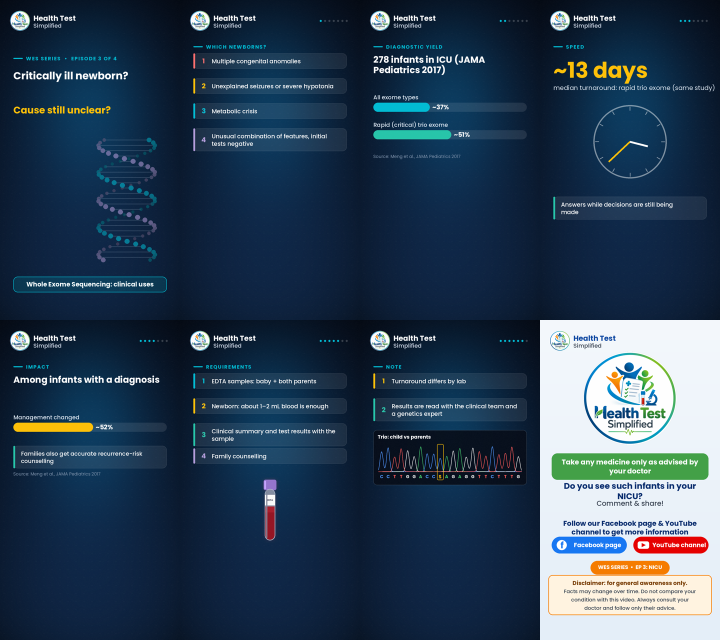
#> input picture studio/engine/sheet_w3.png, 1440 x 1280 px, given in place of logo_full.png, which was not available (shown at 1/2 size)
$ python doc_style.py
#> lines starting #> are read from the running program, lines starting #| are printed output that depends on the picture; after the words box and inside, x2 and y2 are one past the last pixel; in counts of white or black regions, pixels touching at a corner belong together; pictures that were not available may be replaced by others from this repository, and a replacement may not be noted
### studio/engine/common.py
import subprocess, math
import numpy as np
from PIL import Image, ImageDraw, ImageFont, ImageFilter

W, H, FPS = 1080, 1920, 30
import os
_HERE = os.path.dirname(os.path.abspath(__file__))
F = os.path.join(_HERE, "..", "assets", "fonts", "Poppins-")
def font(w, s): return ImageFont.truetype(F + w + ".ttf", s)

BLUE = (13, 71, 161); DBLUE = (10, 45, 110); GREEN = (67, 160, 71)
ORANGE = (245, 124, 0); TEAL = (0, 150, 170); GREY = (55, 65, 80); RED = (211, 47, 47)
WHITE = (255, 255, 255)

# ---------- background ----------
def make_bg():
    y = np.linspace(0, 1, H)[:, None]
    top = np.array([236, 245, 255]); bot = np.array([255, 255, 255])
    arr = (top * (1 - y)[..., None] + bot * y[..., None]).repeat(W, 1)
    img = Image.fromarray(arr.astype(np.uint8))
    d = ImageDraw.Draw(img)
    # bottom waves
    pts = [(x, 1780 + 40 * math.sin(x / 170)) for x in range(0, W + 1, 10)]
    d.polygon(pts + [(W, H), (0, H)], fill=BLUE)
    pts2 = [(x, 1830 + 30 * math.sin(x / 140 + 2)) for x in range(0, W + 1, 10)]
    d.polygon(pts2 + [(W, H), (0, H)], fill=GREEN)
    return img
BG = make_bg()

logo = Image.open(os.path.join(_HERE, "..", "assets", "logo_full.png")).convert("RGBA")
# make white background transparent-ish via circular mask
mask = Image.new("L", logo.size, 0)
#> mask: PIL image 1440x1280 L; every value is 0
ImageDraw.Draw(mask).ellipse((0, 0, logo.size[0], logo.size[1]), fill=255)
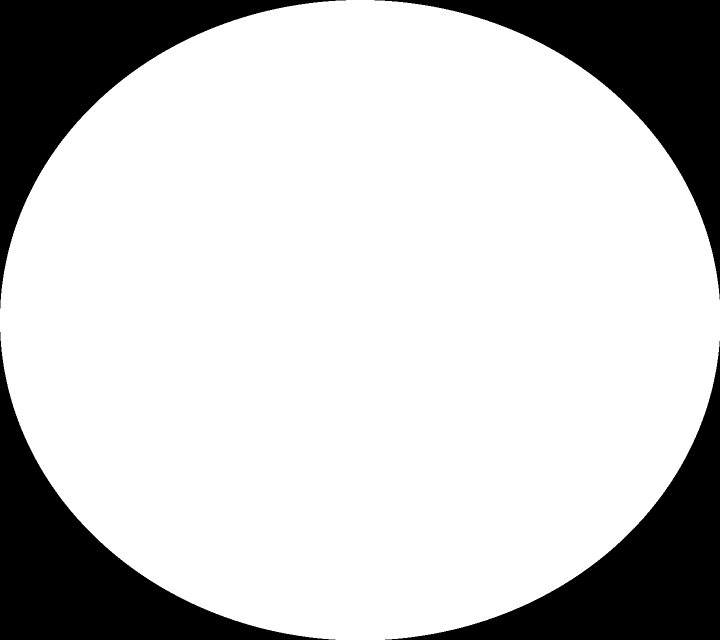
#> mask: PIL image 1440x1280 L (shown at 1/2 size); 78.6% white; 4 black regions, box (x1, y1, x2, y2) and area: (0, 0, 692, 617) 99082, (749, 0, 1440, 599) 98465, (0, 664, 671, 1280) 98390, (770, 682, 1440, 1280) 97774
logo.putalpha(mask)

def header_strip():
    im = Image.new("RGBA", (W, 170), (0, 0, 0, 0))
    small = logo.resize((120, 120), Image.LANCZOS)
    im.paste(small, (60, 25), small)
    d = ImageDraw.Draw(im)
    d.text((200, 38), "Health Test", font=font("Bold", 44), fill=BLUE)
    d.text((200, 90), "Simplified", font=font("Medium", 34), fill=GREY)
    return im
HEADER = header_strip()

# ---------- element builders ----------
# [113 lines left out: functions wrap, text_el, pill, card, table_el, photo_vs_video and 2 more, not called in this run]

### studio/engine/lft_cartoon.py
import json, math, subprocess, sys
from common import *

SS = 2
def blend(c1, c2, k): return tuple(int(a + (b - a) * k) for a, b in zip(c1, c2))

# ---------------- sprites (drawn at 2x, downsampled for smooth edges) ----------------
LIVER_PTS = [(-1.0,-0.2),(-0.88,-0.55),(-0.55,-0.72),(-0.05,-0.68),(0.45,-0.55),(0.9,-0.42),(1.08,-0.25),
             (0.95,-0.08),(0.55,0.12),(0.1,0.42),(-0.35,0.6),(-0.72,0.52),(-0.95,0.28)]
def liver_sprite(color, mood):
    w, h, s = 620, 460, 260
    im = Image.new("RGBA", (w * SS, h * SS), (0, 0, 0, 0)); d = ImageDraw.Draw(im)
    cx, cy = w * SS / 2, h * SS / 2 + 30 * SS
    P = lambda x, y: (cx + x * s * SS, cy + y * s * SS)
    d.polygon([P(*p) for p in LIVER_PTS], fill=color)
    d.polygon([P(x * 0.9 - 0.05, y * 0.85 - 0.06) for x, y in LIVER_PTS[:7]] + [P(0.3, -0.3), P(-0.6, -0.2)],
              fill=blend(color, (255, 255, 255), 0.12))
    for ex in (-0.5, -0.12):
        d.ellipse([*P(ex - 0.12, -0.38), *P(ex + 0.12, -0.12)], fill=WHITE)
        py = -0.22 if mood != "sad" else -0.2
        d.ellipse([*P(ex - 0.05, py - 0.06), *P(ex + 0.07, py + 0.06)], fill=(30, 30, 40))
    if mood == "happy":
        d.arc([*P(-0.48, -0.12), *P(-0.12, 0.18)], 20, 160, fill=(80, 10, 10), width=9 * SS)
        for ex in (-0.68, 0.06): d.ellipse([*P(ex - 0.07, -0.08), *P(ex + 0.07, 0.02)], fill=(255, 150, 150))
    elif mood == "worried":
        d.arc([*P(-0.42, 0.0), *P(-0.18, 0.2)], 200, 340, fill=(80, 10, 10), width=8 * SS)
        d.line([*P(-0.62, -0.46), *P(-0.4, -0.42)], fill=(60, 20, 20), width=7 * SS)
        d.line([*P(-0.22, -0.42), *P(0.0, -0.46)], fill=(60, 20, 20), width=7 * SS)
    else:  # sad / sick
        d.arc([*P(-0.44, 0.02), *P(-0.16, 0.26)], 200, 340, fill=(80, 10, 10), width=9 * SS)
        d.line([*P(-0.62, -0.5), *P(-0.4, -0.42)], fill=(60, 20, 20), width=7 * SS)
        d.line([*P(-0.22, -0.42), *P(0.0, -0.5)], fill=(60, 20, 20), width=7 * SS)
        d.polygon([P(0.22, -0.62), P(0.17, -0.48), P(0.27, -0.48)], fill=(120, 190, 255))
        d.ellipse([*P(0.15, -0.53), *P(0.29, -0.4)], fill=(120, 190, 255))
    return im.resize((w, h), Image.LANCZOS)

SKIN = (236, 190, 150); NAVY = (30, 40, 70)
def doctor_sprite(pose="idle", step=0):
    w, h = 440, 600
    im = Image.new("RGBA", (w * SS, h * SS), (0, 0, 0, 0)); d = ImageDraw.Draw(im)
    S = lambda *v: [x * SS for x in v]
    lo = [(0, 0), (14, -14)][step] if pose == "walk" else (0, 0)
    d.rounded_rectangle(S(108 + lo[0], 430, 140 + lo[0], 555), 10 * SS, fill=NAVY)
    d.rounded_rectangle(S(160 + lo[1], 430, 192 + lo[1], 555), 10 * SS, fill=NAVY)
    d.ellipse(S(96 + lo[0], 540, 150 + lo[0], 575), fill=(20, 20, 20))
    d.ellipse(S(150 + lo[1], 540, 204 + lo[1], 575), fill=(20, 20, 20))
    # coat
    d.rounded_rectangle(S(68, 215, 232, 450), 30 * SS, fill=WHITE, outline=(200, 210, 225), width=3 * SS)
    d.polygon(S(125, 215, 175, 215, 150, 300), fill=(66, 133, 244))
    d.line(S(150, 300, 150, 445), fill=(200, 210, 225), width=3 * SS)
    d.rounded_rectangle(S(170, 330, 215, 360), 6 * SS, fill=(66, 133, 244))  # pocket badge
    # stethoscope
    d.arc(S(108, 180, 192, 290), 20, 160, fill=(90, 90, 100), width=6 * SS)
    d.line(S(118, 268, 112, 330), fill=(90, 90, 100), width=6 * SS)
    d.ellipse(S(98, 322, 126, 350), fill=(160, 160, 170), outline=(90, 90, 100), width=4 * SS)
    # arms
    d.rounded_rectangle(S(42, 230, 76, 395), 16 * SS, fill=WHITE, outline=(200, 210, 225), width=3 * SS)
    d.ellipse(S(40, 385, 78, 423), fill=SKIN)
    if pose == "aim":
        d.rounded_rectangle(S(205, 245, 330, 280), 16 * SS, fill=WHITE, outline=(200, 210, 225), width=3 * SS)
        d.ellipse(S(318, 243, 352, 282), fill=SKIN)
        d.rounded_rectangle(S(330, 225, 425, 300), 16 * SS, fill=BLUE)
        d.rounded_rectangle(S(345, 238, 410, 287), 10 * SS, fill=(120, 230, 140))
        d.line(S(352, 262, 365, 262, 372, 248, 382, 276, 390, 262, 404, 262), fill=(20, 110, 40), width=3 * SS)
    else:
        d.rounded_rectangle(S(224, 230, 258, 395), 16 * SS, fill=WHITE, outline=(200, 210, 225), width=3 * SS)
        d.ellipse(S(222, 385, 260, 423), fill=SKIN)
    # head
    d.rectangle(S(135, 190, 165, 225), fill=SKIN)
    d.ellipse(S(88, 85, 212, 209), fill=SKIN)
    d.pieslice(S(84, 74, 216, 180), 180, 360, fill=(40, 30, 30))
    d.rectangle(S(86, 120, 100, 150), fill=(40, 30, 30)); d.rectangle(S(200, 120, 214, 150), fill=(40, 30, 30))
    d.ellipse(S(80, 135, 96, 165), fill=SKIN); d.ellipse(S(204, 135, 220, 165), fill=SKIN)
    d.ellipse(S(122, 140, 138, 158), fill=(30, 30, 40)); d.ellipse(S(162, 140, 178, 158), fill=(30, 30, 40))
    d.line(S(116, 130, 140, 127), fill=(40, 30, 30), width=4 * SS); d.line(S(160, 127, 184, 130), fill=(40, 30, 30), width=4 * SS)
    d.arc(S(126, 155, 174, 190), 20, 160, fill=(150, 60, 60), width=5 * SS)
    # head mirror
    d.line(S(96, 106, 204, 106), fill=(120, 120, 130), width=5 * SS)
    d.ellipse(S(132, 84, 168, 120), fill=(225, 235, 245), outline=(120, 120, 130), width=4 * SS)
    return im.resize((w, h), Image.LANCZOS)

def angry_face(d, cx, cy, r, S):
    d.line(S(cx - 0.55 * r, cy - 0.45 * r, cx - 0.12 * r, cy - 0.25 * r), fill=(20, 20, 20), width=7 * SS)
    d.line(S(cx + 0.12 * r, cy - 0.25 * r, cx + 0.55 * r, cy - 0.45 * r), fill=(20, 20, 20), width=7 * SS)
    for ex in (-0.32, 0.32):
        d.ellipse(S(cx + ex * r - 0.14 * r, cy - 0.22 * r, cx + ex * r + 0.14 * r, cy + 0.06 * r), fill=WHITE)
        d.ellipse(S(cx + ex * r - 0.06 * r, cy - 0.12 * r, cx + ex * r + 0.06 * r, cy + 0.0 * r), fill=(200, 0, 0))
    pts = []
    for k in range(7):
        pts += [cx - 0.4 * r + k * 0.8 * r / 6, cy + (0.3 if k % 2 else 0.42) * r]
    d.line(S(*pts), fill=(20, 20, 20), width=6 * SS)

def villain_sprite(kind):
    w = h = 300
    im = Image.new("RGBA", (w * SS, h * SS), (0, 0, 0, 0)); d = ImageDraw.Draw(im)
    S = lambda *v: [x * SS for x in v]
    if kind == "fat":
        for a in range(0, 360, 40):
            d.ellipse(S(150 + 95 * math.cos(math.radians(a)) - 45, 160 + 80 * math.sin(math.radians(a)) - 45,
                        150 + 95 * math.cos(math.radians(a)) + 45, 160 + 80 * math.sin(math.radians(a)) + 45), fill=(250, 205, 60))
        d.ellipse(S(55, 75, 245, 245), fill=(252, 215, 80))
        for (x, y) in [(90, 110), (205, 200), (110, 215)]: d.ellipse(S(x - 12, y - 12, x + 12, y + 12), fill=(255, 235, 150))
        angry_face(d, 150, 160, 95, S)
    elif kind == "virus":
        for a in range(0, 360, 30):
            ca, sa = math.cos(math.radians(a)), math.sin(math.radians(a))
            d.line(S(150 + 80 * ca, 150 + 80 * sa, 150 + 125 * ca, 150 + 125 * sa), fill=(60, 130, 40), width=10 * SS)
            d.ellipse(S(150 + 125 * ca - 15, 150 + 125 * sa - 15, 150 + 125 * ca + 15, 150 + 125 * sa + 15), fill=(200, 60, 120))
        d.ellipse(S(60, 60, 240, 240), fill=(110, 185, 60))
        for (x, y) in [(95, 100), (200, 190), (180, 90)]: d.ellipse(S(x - 10, y - 10, x + 10, y + 10), fill=(80, 150, 40))
        angry_face(d, 150, 150, 90, S)
    else:  # bottle
        d.rounded_rectangle(S(122, 10, 178, 40), 8 * SS, fill=(200, 40, 40))
        d.rectangle(S(128, 38, 172, 100), fill=(110, 60, 25))
        d.rounded_rectangle(S(80, 90, 220, 290), 40 * SS, fill=(130, 70, 30))
        d.rounded_rectangle(S(90, 105, 115, 270), 12 * SS, fill=(170, 105, 55))
        d.rectangle(S(86, 215, 214, 262), fill=(245, 235, 210))
        d.text((150 * SS, 238 * SS), "XXX", font=font("Bold", 30 * SS), fill=(130, 70, 30), anchor="mm")
        angry_face(d, 150, 160, 70, S)
    return im.resize((w, h), Image.LANCZOS)

def mini_label(text, col, size=30):
    f = font("Bold", size); tw = f.getlength(text)
    im = Image.new("RGBA", (int(tw + 50), size + 30), (0, 0, 0, 0)); d = ImageDraw.Draw(im)
    d.rounded_rectangle((0, 0, tw + 49, size + 29), (size + 30) // 2, fill=col)
    d.text(((tw + 50) / 2, (size + 30) / 2), text, font=f, fill=WHITE, anchor="mm")
    return im

LIVER_OK = (183, 58, 58); LIVER_SICK = (205, 165, 70)
LV = {"happy": liver_sprite(LIVER_OK, "happy"), "worried": liver_sprite(blend(LIVER_OK, LIVER_SICK, 0.5), "worried"),
      "sick": liver_sprite(LIVER_SICK, "sad")}
DOC = {"idle": doctor_sprite("idle"), "aim": doctor_sprite("aim"),
       "w0": doctor_sprite("walk", 0), "w1": doctor_sprite("walk", 1)}
#> in doctor_sprite, `return im.resize((w, h), Image.LANCZOS)`:
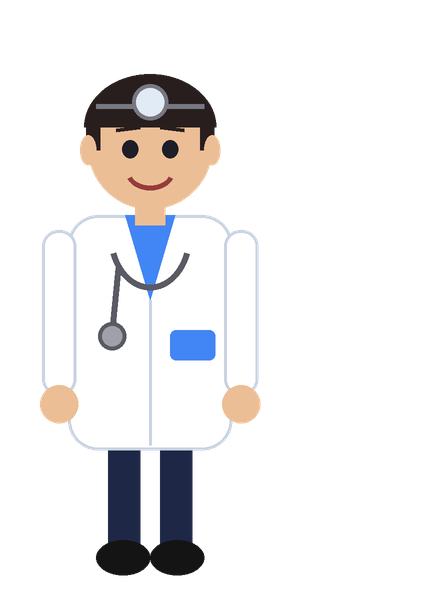
#> returned value: PIL image 440x600 RGBA; mean R, G, B, A 53.3, 52.4, 53.1, 69; transparent parts drawn white
VIL = {k: villain_sprite(k) for k in ("fat", "virus", "bottle")}
#> in villain_sprite, `return im.resize((w, h), Image.LANCZOS)`:
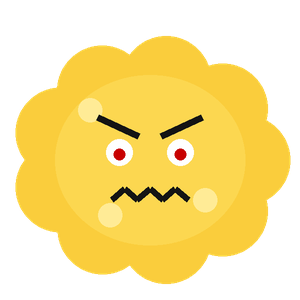
#> returned value: PIL image 300x300 RGBA; mean R, G, B, A 142.8, 119.8, 42.1, 144; transparent parts drawn white
#> the loop in villain_sprite (call 2), `for a in range(0, 360, 30):` made 12 passes
#> (ca, sa) on passes 1 to 8: (1, 0), (0.866, 0.5), (0.5, 0.866), (6.12e-17, 1), (-0.5, 0.866), (-0.866, 0.5), (-1, 1.22e-16), (-0.866, -0.5)
#> call 3 of villain_sprite, with kind = 'bottle'
#> in villain_sprite (call 3), `return im.resize((w, h), Image.LANCZOS)`:
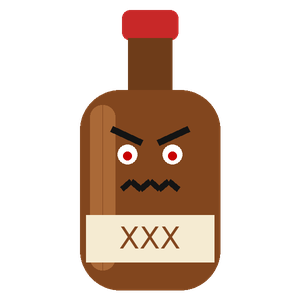
#> returned value: PIL image 300x300 RGBA; mean R, G, B, A 55, 35.7, 23.9, 86.8; transparent parts drawn white
#> VIL = 3 items
VLAB = {"fat": mini_label("FATTY LIVER", (214, 160, 0)), "virus": mini_label("HEPATITIS VIRUS", (70, 150, 40)),
        "bottle": mini_label("ALCOHOL", (130, 70, 30))}

# ---------------- frame helpers ----------------
def ease(x): x = max(0, min(1, x)); return 1 - (1 - x) ** 3
# [39 lines left out: functions put, show, burst, sparkles, beam, not called in this run]
def ground(fr, cx, y, w):
    d = ImageDraw.Draw(fr); d.ellipse((cx - w / 2, y - 18, cx + w / 2, y + 18), fill=(205, 222, 240))
def liver_mix(k):  # 0 healthy -> 1 sick
    return LV["happy"] if k < 0.33 else (LV["worried"] if k < 0.7 else LV["sick"])

# ---------------- scenes: fn(fr, t, dur) ----------------
# [9 lines left out: function s_intro, not called in this run]

VPOS = {"fat": (845, 470), "virus": (870, 790), "bottle": (845, 1090)}
# [72 lines left out: functions draw_villains, s_attack, s_symptoms, s_doctor, s_scan, s_who, not called in this run]

WEAP = [("fat", "Less oil & sugar", GREEN), ("virus", "Hepatitis B vaccine", BLUE), ("bottle", "No alcohol", TEAL)]
# [40 lines left out: functions s_fight, s_victory, s_close, not called in this run]

SCENES = [s_intro, s_attack, s_symptoms, s_doctor, s_scan, s_who, s_fight, s_victory, s_close]

# ---------------- render ----------------
# [29 lines that do not run on import are left out]

### studio/engine/lft_cartoon2.py
import json, math, subprocess, wave
import numpy as np
from PIL import ImageChops
from lft_cartoon import *   # sprites + helpers (render code there only runs as __main__)

PURPLE = (123, 31, 162); YEL = (255, 214, 0)

# ---------------- backgrounds ----------------
def grad(top, bot, waves=True):
    y = np.linspace(0, 1, H)[:, None]
    arr = (np.array(top) * (1 - y)[..., None] + np.array(bot) * y[..., None]).repeat(W, 1)
    img = Image.fromarray(arr.astype(np.uint8)).convert("RGBA"); d = ImageDraw.Draw(img)
    if waves:
        d.polygon([(x, 1780 + 40 * math.sin(x / 170)) for x in range(0, W + 1, 10)] + [(W, H), (0, H)], fill=BLUE)
        d.polygon([(x, 1830 + 30 * math.sin(x / 140 + 2)) for x in range(0, W + 1, 10)] + [(W, H), (0, H)], fill=GREEN)
    return img
def header_white():
    im = Image.new("RGBA", (W, 170), (0, 0, 0, 0))
    sm = logo.resize((120, 120), Image.LANCZOS); im.paste(sm, (60, 25), sm)
    d = ImageDraw.Draw(im)
    d.text((200, 38), "Health Test", font=font("Bold", 44), fill=WHITE)
    d.text((200, 90), "Simplified", font=font("Medium", 34), fill=(210, 220, 235))
    return im
HW = header_white()
def mk(bg, dark):
    b = bg.copy(); b.alpha_composite(HW if dark else HEADER, (0, 40)); return b
BASES = {"light": mk(BG.convert("RGBA"), False), "red": mk(grad((45, 0, 8), (140, 15, 30)), True),
         "purple": mk(grad((20, 8, 55), (75, 30, 125)), True), "navy": mk(grad((6, 16, 45), (20, 55, 115)), True),
         "gold": mk(grad((255, 248, 220), (255, 255, 255)), False)}
#> in grad, `y = np.linspace(0, 1, H)[:, None]`: y = 1920 values from 0 to 1
#> call 4 of grad, with top = (255, 248, 220), bot = (255, 255, 255), waves = True
#> in grad (call 4), `arr = (np.array(top) * (1 - y)[..., None] + np.array(bot) * y[..., Non..`:
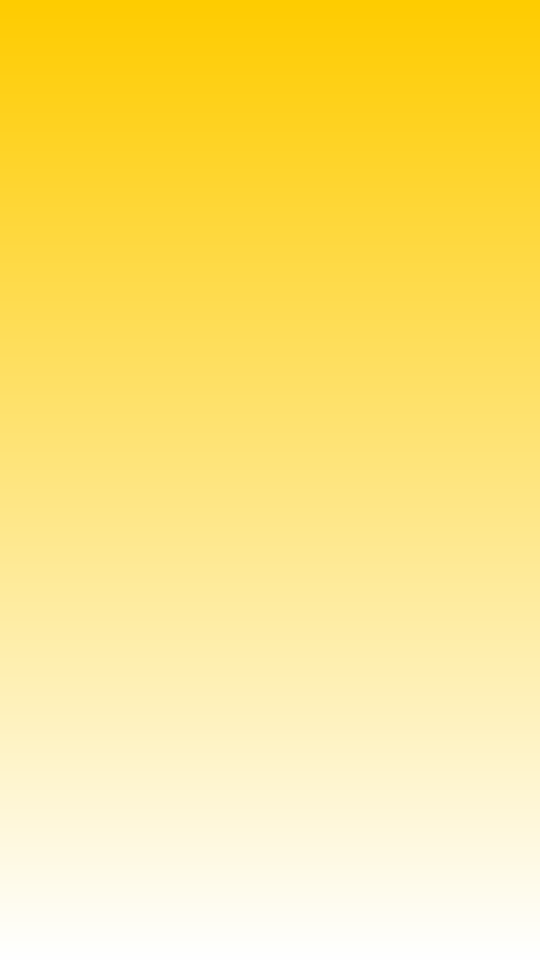
#> arr: shape (1920, 1080, 3) float64 (shown at 1/2 size); mean of channels 0, 1, 2 255, 251.5, 237.5; drawn with min black and max white
#> in mk (call 5), `b = bg.copy()`:
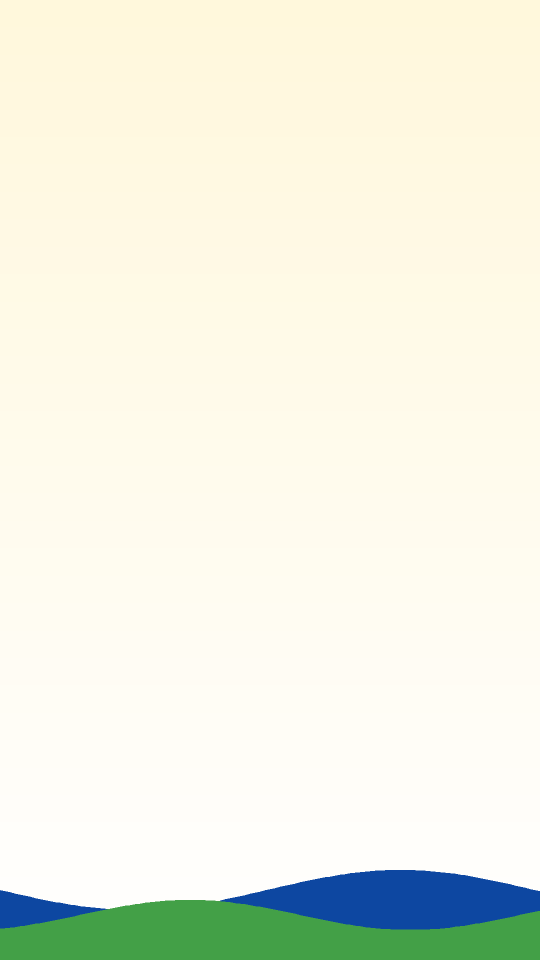
#> b: PIL image 1080x1920 RGBA (shown at 1/2 size); mean R, G, B, A 239.5, 241.5, 226.1, 255

# ---------------- events (for sound effects) ----------------
EVENTS = []; NOW = {"t": 0.0, "t0": 0.0, "shake": 0.0}
def fire(kind, at):
    if at <= NOW["t"] < at + 1 / FPS: EVENTS.append((NOW["t0"] + at, kind))

# ---------------- extra visual helpers ----------------
def stroke_text(text, size, fill, stroke, sw=8):
    f = font("Bold", size); tw = f.getlength(text) + 2 * sw
    im = Image.new("RGBA", (int(tw + 20), int(size * 1.4)), (0, 0, 0, 0))
    ImageDraw.Draw(im).text((im.width / 2, im.height / 2), text, font=f, fill=fill, anchor="mm", stroke_width=sw, stroke_fill=stroke)
    return im
def white_text(text, size=60, weight="Bold", color=WHITE, maxw=940):
    return text_el(text, size, weight, color, maxw)
# [18 lines left out: functions pop, hp_bar, rays, not called in this run]
def darken(spr, k=0.15):
    s = spr.copy(); rgb = Image.new("RGBA", s.size, (20, 0, 0, 255)); rgb.putalpha(s.getchannel("A").point(lambda v: int(v * (1 - k)))); return rgb
# [30 lines left out: functions box_text, range_table, not called in this run]

VS_IMG = stroke_text("VS", 230, YEL, RED, 12)
#> in stroke_text, `ImageDraw.Draw(im).text((im.width / 2, im.height / 2), text, font=f, f..`:
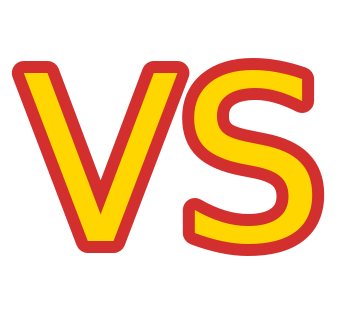
#> im: PIL image 347x322 RGBA; mean R, G, B, A 73.9, 38.5, 8.5, 79.8; transparent parts drawn white
KO_IMG = stroke_text("K.O.!", 120, YEL, RED, 10)

# ---------------- scenes ----------------
# [19 lines left out: functions s_hook, s_intro, not called in this run]

VPOS2 = {"fat": (830, 520), "virus": (870, 830), "bottle": (830, 1130)}
# [77 lines left out: functions villains, s_attack, s_symptoms, s_doctor, s_scan, s_cheat and 1 more, not called in this run]

WEAP2 = [("fat", "Less oil & sugar", GREEN), ("virus", "Hepatitis B vaccine", BLUE), ("bottle", "No alcohol", TEAL)]
# [44 lines left out: functions s_fight, s_victory, s_close, not called in this run]

SCENES2 = [(s_hook, "red"), (s_intro, "light"), (s_attack, "purple"), (s_symptoms, "light"), (s_doctor, "light"),
           (s_scan, "light"), (s_cheat, "light"), (s_who, "light"), (s_fight, "navy"), (s_victory, "gold"), (s_close, "light")]

# ---------------- audio synthesis ----------------
SR = 44100
# [49 lines left out: functions env, sfx, music, read_wav, not called in this run]

# [47 lines that do not run on import are left out]

### studio/engine/doc_style.py
"""Documentary / medical-infographic style for Health Test Simplified.
No cartoon characters: dark clinical backgrounds, realistic medical illustrations, kinetic typography.
Import AFTER lft_cartoon2 so BASES gets the new keys ("doc", "docl")."""
import math
import numpy as np
from PIL import Image, ImageDraw, ImageFilter
from lft_cartoon2 import *
import lft_cartoon2 as L2

# ---------------- palette ----------------
INK = (8, 18, 38); INK2 = (16, 42, 78)
CYAN = (0, 188, 212); TEALG = (38, 198, 170); CORAL = (255, 110, 110); AMBER = (255, 193, 7)
LAV = (179, 157, 219); MUTED = (165, 184, 208); SOFT = (225, 235, 245)

# ---------------- backgrounds ----------------
def _doc_bg():
    y = np.linspace(0, 1, H)[:, None, None]; x = np.linspace(-1, 1, W)[None, :, None]
    base = np.array(INK) * (1 - y) + np.array(INK2) * y
    glow = np.exp(-(((x) ** 2) / 0.5 + ((y - 0.32) ** 2) / 0.08))
    arr = base + glow * np.array([0, 60, 80]) * 0.55
    vig = 1 - 0.35 * (x ** 2) * 0.8 - 0.25 * ((y - 0.5) * 2) ** 4
    arr = np.clip(arr * vig, 0, 255).astype(np.uint8)
    img = Image.fromarray(np.broadcast_to(arr, (H, W, 3)).copy()).convert("RGBA")
    lay = Image.new("RGBA", (W, H), (0, 0, 0, 0)); d = ImageDraw.Draw(lay)
    for yy in range(200, H, 48):
        for xx in range(24, W, 48): d.ellipse((xx - 1.5, yy - 1.5, xx + 1.5, yy + 1.5), fill=(255, 255, 255, 16))
    img.alpha_composite(lay)
    b = img.copy(); b.alpha_composite(L2.HW, (0, 40)); return b

def _docl_bg():
    y = np.linspace(0, 1, H)[:, None]
    arr = (np.array([244, 248, 252]) * (1 - y)[..., None] + np.array([228, 238, 248]) * y[..., None]).repeat(W, 1)
    img = Image.fromarray(arr.astype(np.uint8)).convert("RGBA")
    b = img.copy(); b.alpha_composite(HEADER, (0, 40)); return b

BASES["doc"] = _doc_bg(); BASES["docl"] = _docl_bg()

# ---------------- typography ----------------
X0 = 80; TW = W - 2 * X0

# [14 lines left out: functions kicker, headline, not called in this run]

def body(text, size=40, col=MUTED):
    return headline(text, size, col, "Regular", spacing=1.35)

# [19 lines left out: functions gcard, callout, not called in this run]

def source_tag(text):
    return headline("Source: " + text, 26, (130, 150, 175), "Regular")

# [21 lines left out: functions chapter, type_on, counter, not called in this run]

# ---------------- sprites (supersampled) ----------------
def _ss(w, h, k=2): return Image.new("RGBA", (w * k, h * k), (0, 0, 0, 0))
def _down(im, k=2): return im.resize((im.width // k, im.height // k), Image.LANCZOS)
def with_glow(spr, col, r=18, a=150):
    g = Image.new("RGBA", spr.size, (*col, 0)); g.putalpha(spr.getchannel("A").point(lambda v: int(v * a / 255)))
    g = g.filter(ImageFilter.GaussianBlur(r)); g.alpha_composite(spr); return g

# [44 lines left out: functions helix, chromosome_sprite, not called in this run]

def neuron_path():
    """Points of the axon from spinal cord (left) to muscle (right)."""
    return [(250 + i * 12, 640 + 60 * math.sin(i / 9)) for i in range(48)]

# [29 lines left out: function neuron_sprite, not called in this run]

NEURON = None
# [117 lines left out: functions neuron, cord_section, exon_bar, pedigree, person_grid, tube_sprite and 2 more, not called in this run]

def overlay(fr):
    """Context helper: returns (layer, draw); call fr.alpha_composite(layer) after drawing translucent shapes."""
    lay = Image.new("RGBA", fr.size, (0, 0, 0, 0)); return lay, ImageDraw.Draw(lay)
